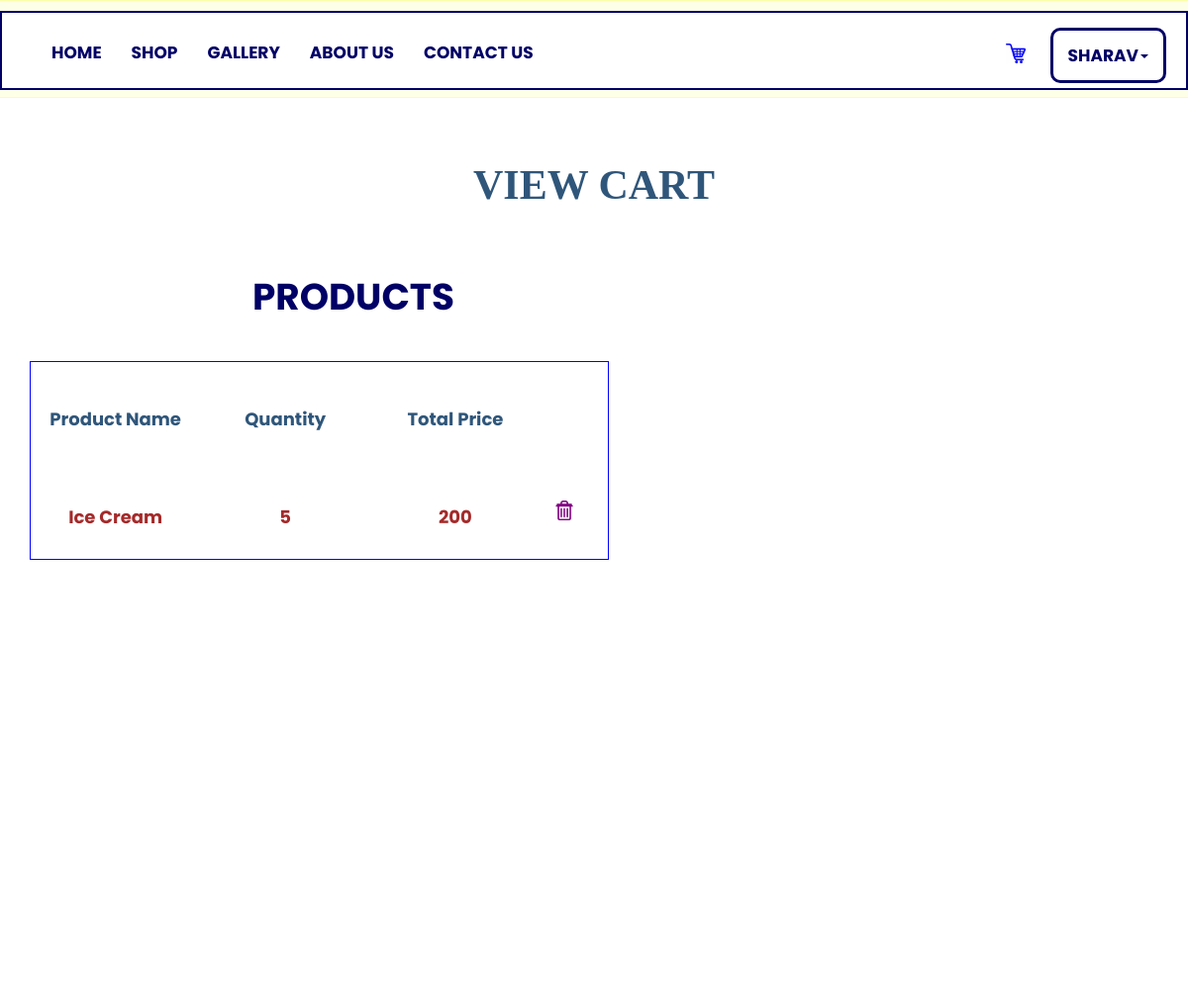
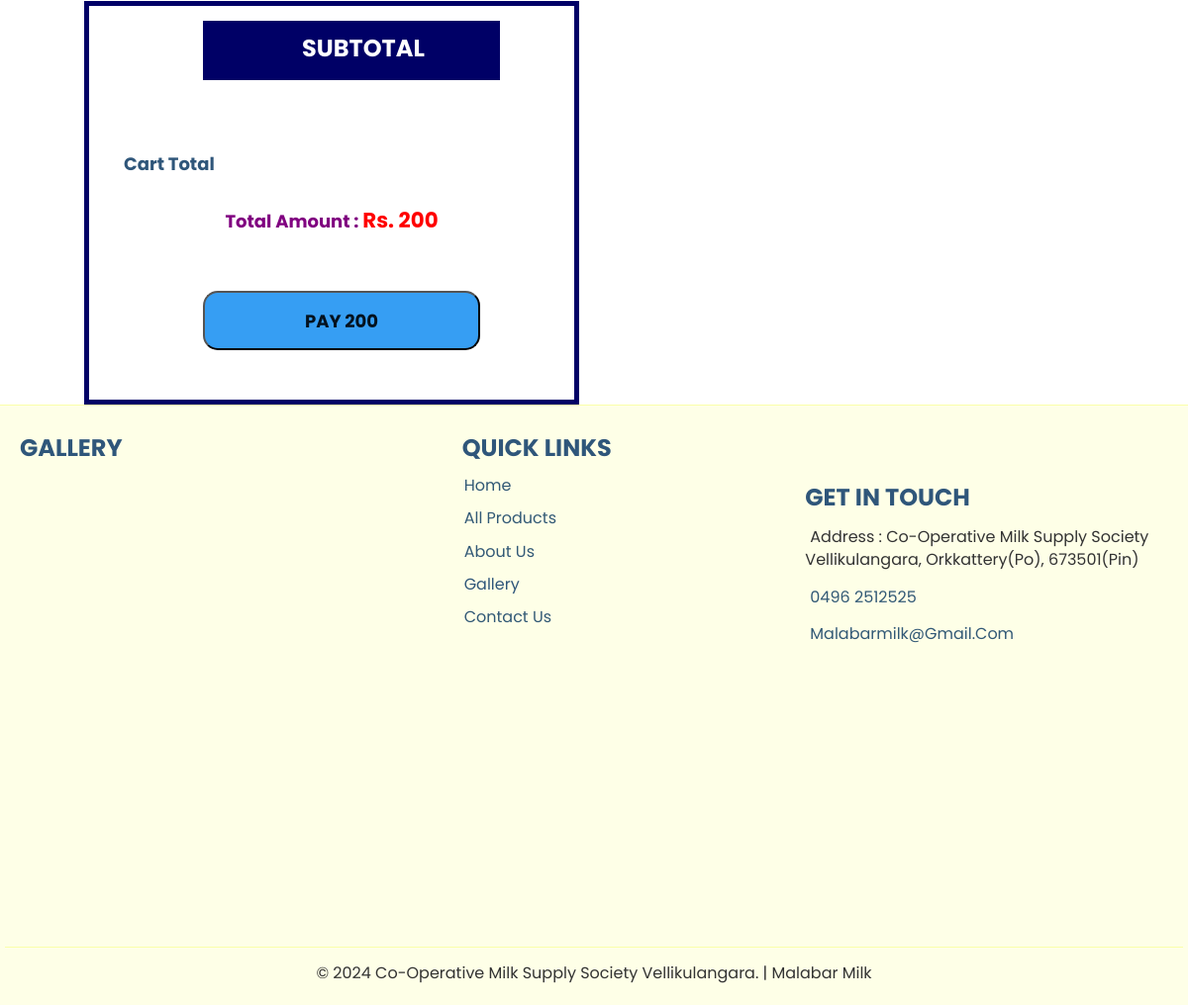
Screenshot of /viewcart/ (signed in) with the database file from the repository (2 pictures, top to bottom).
### adminapp/models.py (models this page shows)
class cartdb(models.Model):
    Username = models.CharField(max_length=100, null=True, blank=True)
    Productname = models.CharField(max_length=100, null=True, blank=True)
    Description = models.CharField(max_length=100, null=True, blank=True)
    Quantity = models.IntegerField(null=True, blank=True)
    Totalprice = models.IntegerField(null=True, blank=True)
    Price = models.FloatField(null=True, blank=True)

### webapp/views.py (the view)
# urls.py: path('viewcart/', views.viewcart, name="viewcart"),
def viewcart(request):
    cart = cartdb.objects.filter(Username=request.session['Username'])
    totalprice = 0
    for i in cart:
        totalprice = totalprice+i.Totalprice
    client = razorpay.Client(auth=(settings.RAZORPAY_KEY_ID, settings.RAZORPAY_KEY_SECRET))
    payment = client.order.create({
        "amount": totalprice * 100,
        "currency": "INR",
        'payment_capture': 1,
    })
    print(payment)
    return render(request, "cart.html", {'cart':cart, 'totalprice':totalprice, 'payment':payment})

### webapp/templates/cart.html (shortened to what this page needs)
<!DOCTYPE html>
{% extends 'index.html' %}
{% load static %}
{% block content %}
<html lang="en">
<head>
</head>
<body>
<h2 style="text-align:center;padding-top:50px;font-family:Times New Roman;">VIEW CART</h2><br><br>
<div class="row">
    <div class="col-lg-2 col-md-6 col-sm-6" style="margin-left:30px;margin-bottom:200px;width:50%;">
        <h4 style="font-size:28pt;color:#000066;font-weight:bold;width:300px;height:60px;padding-top:15px;
        margin-left:135px;padding-left:90px;">PRODUCTS</h4><br><br>
<table width="100%" style="text-align:center;margin-bottom:50px;border:1px solid blue;">
    <tr style="height:100px;">
        <th><h5 style="text-align:center;">Product Name</h5></th>
        <th><h5 style="text-align:center;">Quantity</h5></th>
        <th><h5 style="text-align:center;">Total Price</h5></th>
        <th><h4 style="text-align:center;"></h4></th>
    </tr>
    {% for i in cart %}
    <tr style="height:100px;">
        <td style="width:25%;"><h5 style="text-align:center;color:brown;">{{i.Productname}}</h5></td>
        <td style="width:25%;"><h5 style="text-align:center;color:brown;">{{i.Quantity}}</h5></td>
        <td style="width:25%;"><h5 style="text-align:center;color:brown;">{{i.Totalprice}}</h5></td>
        <td style="width:10%;padding-right:20px;"><a href="{% url 'deletecart' dataid=i.id %}"><img src="{% static 'images/dlt.png' %}" width="20px" height="20px"></a> </td>
    </tr>
    {% endfor %}
</table>
    </div>
    <div class="col-lg-2 col-md-6 col-sm-6" style="margin-left:100px;margin-top:200px;border:5px solid #000066;padding-bottom:50px;width:500px;">
        <h4 style="background-color:#000066;color:white;width:300px;margin-left:100px;padding-left:100px;height:60px;padding-top:15px;">SUBTOTAL</h4><br><br>
         <h5 style="padding:20px;">Cart Total</h5>
        <h5 style="text-align:center;color:purple;">Total Amount   : <span style="color:red;font-size:16pt;">
                 Rs. {{totalprice}}</span></h5><br><br><br>
<button type="submit" style="margin-left: 100px;height: 60px;width: 280px;font-weight: bold;font-size: large; color: rgb(4, 18, 31);border-radius: 15px;
background-color: rgb(54, 158, 243);" id="rzp-button1">PAY {{totalprice}}</button>
    </div>
</div>
</body>
{% endblock %}

### webapp/templates/index.html (shortened to what this page needs)
<!DOCTYPE html>
{% load static %}
<html lang="en">
  <head>
	<link href="{% static 'mystyle.css' %}" rel="stylesheet">
  	<link href="{% static 'css/bootstrap.min.css' %}" rel="stylesheet">
	<link href="{% static 'css/global.css' %}" rel="stylesheet">
	<link href="{% static 'css/index.css' %}" rel="stylesheet">
	<link rel="
	stylesheet" type="text/css" href="{% static 'css/font-awesome.min.css' %}" />
  </head>
<body>
<section id="header" class="clearfix cd-secondary-nav">
	<nav class="navbar nav_t" style="background-color:#000066;">
		<div class="container" style="height:80px;background-color:white;color:white;border:2px solid #000066;">
			<div class="collapse navbar-collapse" id="bs-example-navbar-collapse-1"
			style="background-color:white;">
			  	 <ul class="nav navbar-nav" style="padding-top:15px;">
				<li class="linav" style="background-color:white;border-radius:15px;">
					<a class="m_tag" style="color:#000066;" href="{% url 'homepage' %}">Home</a></li>
					{% if request.session.Username %}
					<li class="linav" style="background-color:white;border-radius:15px;">
						<a style="color:#000066;" class="m_tag" href="{% url 'allproducts' %}">Shop</a></li>
						{% endif %}
				 <li class="linav" style="background-color:white;border-radius:15px;">
					 <a style="color:#000066;" class="m_tag" href="{% url 'viewgal' %}">Gallery</a></li>
				<li class="linav" style="background-color:white;border-radius:15px;">
					<a class="m_tag" href="{% url 'aboutpage' %}" style="color:#000066;">About us</a></li>
				<li class="linav" style="background-color:white;border-radius:15px;">
					<a style="color:#000066;" class="m_tag" href="{% url 'contactpage' %}">Contact Us</a></li>
			</ul>
				 <ul class="nav navbar-nav navbar-right" style="padding-top:15px;">
		{% if request.session.Username %}
	            <li style="background-color:white;border-radius:10px;" class="dropdown linav">
					  <a style="color:#000066;" class="m_tag" href="#" data-toggle="dropdown" role="button" aria-expanded="false">
                          <img src="{% static 'images/cart.jpeg' %}" width="20px" height="20px"> </a>
                    </li>
					 <li style="background-color:white;border:3px solid #000066;border-radius:10px;margin-left:10px;" class="dropdown linav">
					  <a style="color:#000066;" class="m_tag" href="#" data-toggle="dropdown" role="button" aria-expanded="false">
                         {{request.session.Username}}<span class="caret"></span></a>
                   </li>
							 {% else %}
					<li style="background-color:white;border-radius:10px;margin-left:10px;">
					 <a class="m_tag linav" href="{% url 'registerlogin' %}" style="color:black;">Login</a></li>
					 {% endif %}
			</ul>
			</div>
		</div>
	</nav>
	</section>
	 {% block content %}{% endblock %}
<section id="footer">
 <div class="container">
  <div class="row">
    <div class="footer_1 clearfix">
	 <div class="col-sm-4">
	  <div class="footer_1l clearix">
	    <h4>GALLERY</h4>
		<div class="row" style="margin-top:10px;margin-left:0px;margin-bottom:150px;height:280px;overflow:auto;">
                    </div>
	  </div>
	 </div>
	 <div class="col-sm-4" >
	  <div class="footer_1m clearix" style="margin-left:50px;">
	    <h4>QUICK LINKS</h4>
        <div class="footer_1mi clearfix">
		 <div class="col-sm-6 space_left col-xs-6">
		  <div class="footer_1mil clearfix">
		   <h6> <a href="{% url 'homepage' %}">Home</a></h6>
		   <h6> <a href="{% url 'allproducts' %}">All Products</a></h6>
		   <h6> <a href="{% url 'aboutpage' %}">About Us</a></h6>
		   <h6> <a href="{% url 'viewgal' %}"></a>Gallery</h6>
		   <h6> <a href="{% url 'contactpage' %}">Contact Us</a></h6>
		  </div>
		 </div>
		</div>
	  </div>
	 </div>
	 <div class="col-sm-4" style="margin-top:50px;">
	  <div class="footer_1r clearix">
	    <h4>GET IN TOUCH</h4>
        <p class="font_16"> Address : Co-operative Milk Supply Society Vellikulangara, Orkkattery(po), 673501(pin)</p>
		<p class="font_16"> <a href="#">0496 2512525</a></p>
		<p class="font_16"> <a href="#">malabarmilk@gmail.com</a></p>
	  </div>
	 </div>
	</div>
	<div class="footer_2 text-center clearfix" style="margin-top:50px;margin-bottom:10px;">
	 <div class="col-sm-12">
		 <p class="mgt">© 2024 Co-operative Milk Supply Society Vellikulangara. | Malabar Milk</p>
	 </div>
	</div>
  </div>
 </div>
</section>
</body>
</html>

### adminapp/static/mystyle.css (style rules this page uses)
li { color:white; }

### adminapp/static/css/global.css (style rules this page uses)
body { font-family: 'Poppins', sans-serif; text-transform:capitalize; }
h1,h2,h3,h4,h5,h6 { padding:0; margin:0; color:#2f567a; font-weight:bold; }
a { color:#325976; }
ul { padding:0; margin:0; list-style:none; margin-top:15px; }
li { font-size:16px; }
p { padding:0; margin:0; font-size:16px; margin-top:15px; color:#333; }
h2 { font-size:42px; margin-top:15px; }
h4 { font-size:24px; margin-top:15px; }
h5 { font-size:18px; margin-top:15px; }
h6 { font-size:16px; margin-top:15px; font-weight:normal; }
.space_left { padding-left:0; }
.mgt { margin-top:0!important; }
.navbar { min-height:auto; margin-bottom:0; border:none; border-radius:0; }
.font_16 { font-size:16px; }
#header { background: #feffe7; padding-top: 10px; padding-bottom: 7px; border-top: 1px solid #faffaa; border-bottom: 1px solid #faffaa; }
.m_tag { text-transform:uppercase; font-weight:bold; font-size:17px; color: #848b21; }
#footer { padding-top:15px; padding-bottom:10px; background: #feffe7; border-top: 1px solid #faffaa; }
.footer_2 { border-top:1px solid #faffaa; margin-top:30px; padding-top:15px; }
@media (min-width:992px) and (max-width:1200px) { .container { width:100%; padding-left:20px; padding-right:20px; } }

### rows the page displays
cartdb: session.Username "SHARAV", Productname "Ice Cream", Quantity "5", Totalprice "200"

### other values shown
{{ totalprice }} "200"
